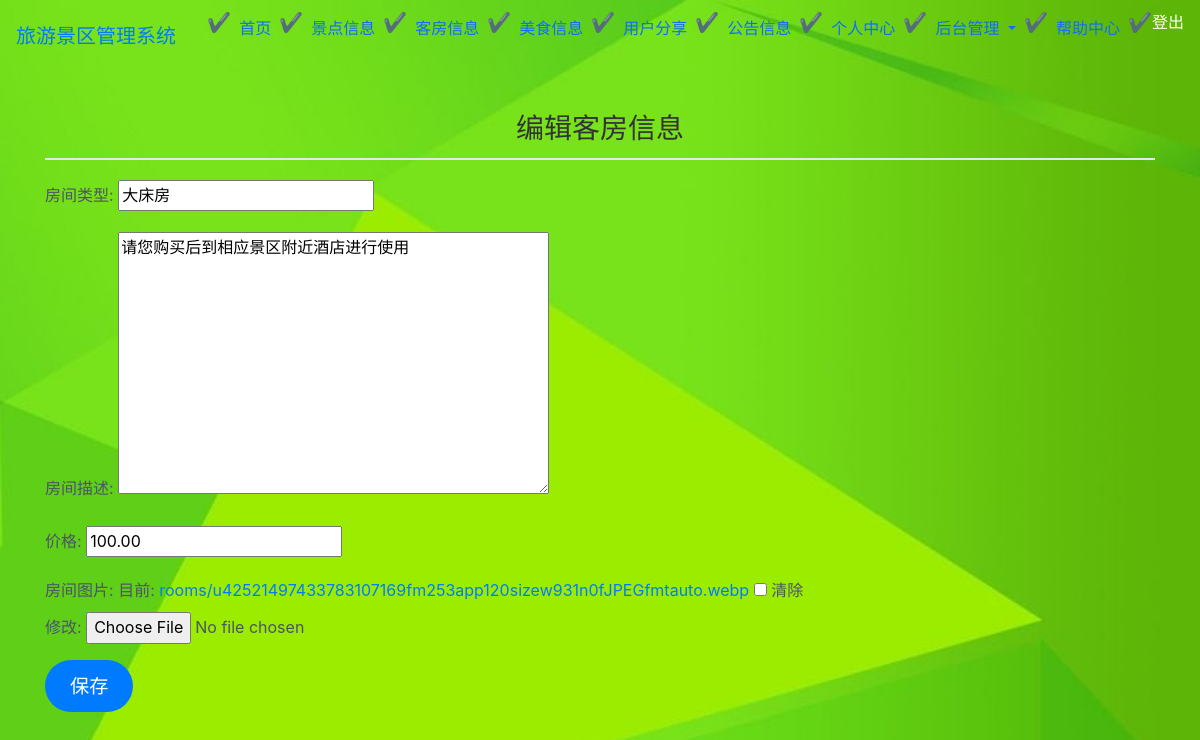
/bookings/admin/edit_room/1/ (signed in), run on the app's committed database.
### bookings/models.py (models this page shows, shortened)
class Room(models.Model):
    room_type = models.CharField('房间类型', max_length=100)
    description = models.TextField('房间描述')
    price = models.DecimalField('价格', max_digits=10, decimal_places=2)
    image = models.ImageField('房间图片', upload_to='rooms/', null=True, blank=True)
    created_at = models.DateTimeField('创建时间', auto_now_add=True)

### bookings/views.py (the view)
# urls.py: path('admin/edit_room/<int:pk>/', views.edit_room, name='edit_room'),
@login_required
def edit_room(request, pk):
    room = get_object_or_404(Room, pk=pk)
    if request.method == 'POST':
        form = RoomForm(request.POST, request.FILES, instance=room)
        if form.is_valid():
            form.save()
            return redirect('view_rooms')
    else:
        form = RoomForm(instance=room)
    return render(request, 'bookings/edit_room.html', {'form': form})

### bookings/forms.py
class RoomForm(forms.ModelForm):
    class Meta:
        model = Room
        fields = ['room_type', 'description', 'price','image']

### bookings/templates/bookings/edit_room.html (shortened to what this page needs)
{% extends 'bookings/base.html' %}
{% load static %}
{% block content %}
<h2>编辑客房信息</h2>
<form method="post" enctype="multipart/form-data">
    {{ form.as_p }}
    <button type="submit" class="btn btn-primary">保存</button>
</form>
{% endblock %}

### static/css/style.css (style rules this page uses)
body { background-image: url('/static/images/backquanju.png'); background-size: cover; background-position: center; background-attachment: fixed; height: 100vh; margin: 0; }
h2 { color: #1a202c; font-size: 1.75rem; margin: 40px 0 20px; border-bottom: 2px solid #e2e8f0; padding-bottom: 12px; }
p { line-height: 1.6; font-size: 1rem; color: #4a5568; }
.btn { display: inline-block; background-color: #3182ce; color: white; padding: 12px 24px; text-decoration: none; border-radius: 8px; font-weight: 500; transition: background-color 0.3s ease, transform 0.2s ease; }
h2 { text-align: center; color: #333; }
.btn-primary { padding: 12px 25px; font-size: 1.2rem; border-radius: 30px; background-color: #007BFF; color: white; border: none; cursor: pointer; transition: background-color 0.3s ease, transform 0.3s ease; }

### data on the page
Room: room_type "大床房", description "请您购买后到相应景区附近酒店进行使用", price "100.00"
